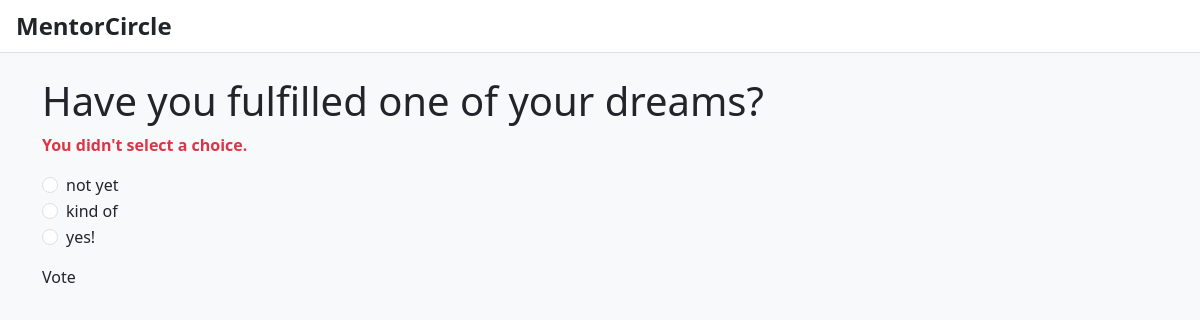
/polls/3/vote/, run on the app's committed database.
### Maor_proj/polls/models.py (models this page shows, shortened)
class Question(models.Model):
    question_text = models.CharField(max_length=200)
    pub_date = models.DateTimeField('date published')
    def was_published_recently(self):
        now = timezone.now()
        return now - datetime.timedelta(days=1) <= self.pub_date <= now
    was_published_recently.admin_order_field = 'pub_date'
    was_published_recently.boolean = True
    was_published_recently.short_description = 'Published recently?'

class Choice(models.Model):
    question = models.ForeignKey(Question, on_delete=models.CASCADE)
    choice_text = models.CharField(max_length=200)
    votes = models.IntegerField(default=0)

### Maor_proj/polls/views.py (the view)
# urls.py: path('<int:question_id>/vote/', views.vote, name='vote'),
def vote(request, question_id):
    question = get_object_or_404(Question, pk=question_id)
    try:
        selected_choice = question.choice_set.get(pk=request.POST['choice'])
    except (KeyError, Choice.DoesNotExist):
        return render(request, 'polls/detail.html', {
            'question': question,
            'error_message': "You didn't select a choice.",
        })
    else:
        selected_choice.votes += 1
        selected_choice.save()
        return HttpResponseRedirect(reverse('Maor_proj.polls:results', args=(question.id,)))

### Maor_proj/polls/templates/polls/detail.html (shortened to what this page needs)
{% load static %}
<!DOCTYPE html>
<html lang="en">
<head>
    <link rel="stylesheet" href="https://cdn.jsdelivr.net/npm/bootstrap@5.3.0/dist/css/bootstrap.min.css">
</head>
<body class="bg-light text-dark">
    <header class="bg-white border-bottom py-2 px-3">
        <a href="{% url 'main_index' %}" class="fs-4 fw-bold text-decoration-none" style="color: #212529;">MentorCircle</a>
    </header>
    <div class="container mt-4">
        <h1>{{ question.question_text }}</h1>
        {% if error_message %}
            <p class="text-danger"><strong>{{ error_message }}</strong></p>
        {% endif %}
        <form action="{% url 'Maor_proj.polls:vote' question.id %}" method="post">
            {% for choice in question.choice_set.all %}
                <div class="form-check">
                    <input type="radio" name="choice" id="choice{{ forloop.counter }}" value="{{ choice.id }}" class="form-check-input">
                    <label for="choice{{ forloop.counter }}" class="form-check-label">{{ choice.choice_text }}</label>
                </div>
            {% endfor %}
            <button type="submit" class="btn btn-primary nav-link mt-3">Vote</button>
        </form>
    </div>
</body>
</html>

### data on the page
Question: question_text "Have you fulfilled one of your dreams?"
Choice: choice_text "not yet"
Choice: choice_text "kind of"
Choice: choice_text "yes!"

### other printed values
{{ error_message }} "You didn't select a choice."
